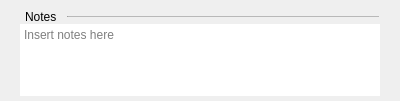
<?xml version="1.0" encoding="UTF-8"?>
<ui version="4.0">
 <class>InstrumentNotes</class>
 <widget class="QWidget" name="InstrumentNotes">
  <property name="geometry">
   <rect>
    <x>0</x>
    <y>0</y>
    <width>400</width>
    <height>101</height>
   </rect>
  </property>
  <property name="sizePolicy">
   <sizepolicy hsizetype="Preferred" vsizetype="Maximum">
    <horstretch>0</horstretch>
    <verstretch>0</verstretch>
   </sizepolicy>
  </property>
  <property name="minimumSize">
   <size>
    <width>0</width>
    <height>100</height>
   </size>
  </property>
  <property name="maximumSize">
   <size>
    <width>16777215</width>
    <height>175</height>
   </size>
  </property>
  <property name="windowTitle">
   <string>Form</string>
  </property>
  <layout class="QVBoxLayout" name="verticalLayout">
   <property name="spacing">
    <number>0</number>
   </property>
   <property name="leftMargin">
    <number>20</number>
   </property>
   <property name="topMargin">
    <number>0</number>
   </property>
   <property name="rightMargin">
    <number>20</number>
   </property>
   <property name="bottomMargin">
    <number>5</number>
   </property>
   <item>
    <layout class="QHBoxLayout" name="horizontalLayout">
     <property name="spacing">
      <number>10</number>
     </property>
     <property name="leftMargin">
      <number>5</number>
     </property>
     <property name="topMargin">
      <number>10</number>
     </property>
     <property name="bottomMargin">
      <number>0</number>
     </property>
     <item>
      <widget class="QLabel" name="label">
       <property name="text">
        <string>Notes</string>
       </property>
       <property name="subsection_label" stdset="0">
        <bool>true</bool>
       </property>
      </widget>
     </item>
     <item>
      <widget class="Line" name="line">
       <property name="sizePolicy">
        <sizepolicy hsizetype="Expanding" vsizetype="Fixed">
         <horstretch>0</horstretch>
         <verstretch>0</verstretch>
        </sizepolicy>
       </property>
       <property name="minimumSize">
        <size>
         <width>0</width>
         <height>1</height>
        </size>
       </property>
       <property name="maximumSize">
        <size>
         <width>16777215</width>
         <height>1</height>
        </size>
       </property>
       <property name="frameShadow">
        <enum>QFrame::Sunken</enum>
       </property>
       <property name="lineWidth">
        <number>1</number>
       </property>
       <property name="midLineWidth">
        <number>1</number>
       </property>
       <property name="orientation">
        <enum>Qt::Horizontal</enum>
       </property>
       <property name="subsection_line" stdset="0">
        <bool>true</bool>
       </property>
      </widget>
     </item>
    </layout>
   </item>
   <item>
    <widget class="QTextEdit" name="textEdit">
     <property name="frameShape">
      <enum>QFrame::NoFrame</enum>
     </property>
     <property name="html">
      <string>&lt;!DOCTYPE HTML PUBLIC &quot;-//W3C//DTD HTML 4.0//EN&quot; &quot;http://www.w3.org/TR/REC-html40/strict.dtd&quot;&gt;
&lt;html&gt;&lt;head&gt;&lt;meta name=&quot;qrichtext&quot; content=&quot;1&quot; /&gt;&lt;style type=&quot;text/css&quot;&gt;
p, li { white-space: pre-wrap; }
&lt;/style&gt;&lt;/head&gt;&lt;body style=&quot; font-family:'Ubuntu'; font-size:11pt; font-weight:400; font-style:normal;&quot;&gt;
&lt;p style=&quot;-qt-paragraph-type:empty; margin-top:0px; margin-bottom:0px; margin-left:0px; margin-right:0px; -qt-block-indent:0; text-indent:0px;&quot;&gt;&lt;br /&gt;&lt;/p&gt;&lt;/body&gt;&lt;/html&gt;</string>
     </property>
     <property name="textInteractionFlags">
      <set>Qt::LinksAccessibleByKeyboard|Qt::LinksAccessibleByMouse|Qt::TextBrowserInteraction|Qt::TextEditable|Qt::TextEditorInteraction|Qt::TextSelectableByKeyboard|Qt::TextSelectableByMouse</set>
     </property>
     <property name="placeholderText">
      <string>Insert notes here</string>
     </property>
    </widget>
   </item>
  </layout>
 </widget>
 <resources/>
 <connections/>
</ui>
